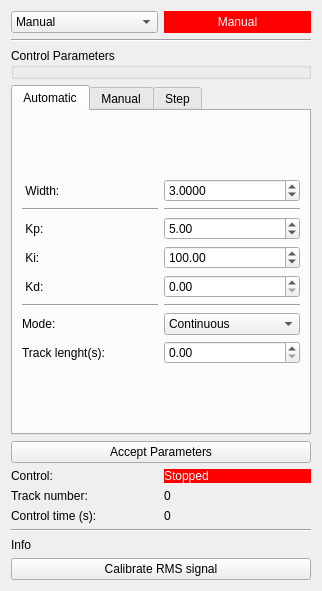
<?xml version="1.0" encoding="UTF-8"?>
<ui version="4.0">
 <class>Control</class>
 <widget class="QWidget" name="Control">
  <property name="geometry">
   <rect>
    <x>0</x>
    <y>0</y>
    <width>322</width>
    <height>591</height>
   </rect>
  </property>
  <property name="windowTitle">
   <string>Control</string>
  </property>
  <layout class="QVBoxLayout" name="verticalLayout">
   <item>
    <layout class="QHBoxLayout" name="horizontalLayout_2">
     <item>
      <widget class="QComboBox" name="btnMode">
       <item>
        <property name="text">
         <string>Manual</string>
        </property>
       </item>
       <item>
        <property name="text">
         <string>Automatic</string>
        </property>
       </item>
       <item>
        <property name="text">
         <string>Step</string>
        </property>
       </item>
      </widget>
     </item>
     <item>
      <widget class="QLabel" name="lblStatus">
       <property name="styleSheet">
        <string notr="true">background-color: rgb(255, 0, 0);
color: rgb(255, 255, 255);</string>
       </property>
       <property name="text">
        <string>Manual</string>
       </property>
       <property name="alignment">
        <set>Qt::AlignCenter</set>
       </property>
      </widget>
     </item>
    </layout>
   </item>
   <item>
    <widget class="Line" name="line_2">
     <property name="orientation">
      <enum>Qt::Horizontal</enum>
     </property>
    </widget>
   </item>
   <item>
    <widget class="QGroupBox" name="grpControl">
     <property name="title">
      <string>Control Parameters</string>
     </property>
     <layout class="QVBoxLayout" name="verticalLayout_2">
      <property name="leftMargin">
       <number>0</number>
      </property>
      <property name="topMargin">
       <number>6</number>
      </property>
      <property name="rightMargin">
       <number>6</number>
      </property>
      <property name="bottomMargin">
       <number>0</number>
      </property>
     </layout>
    </widget>
   </item>
   <item>
    <widget class="QTabWidget" name="tbParams">
     <property name="currentIndex">
      <number>0</number>
     </property>
     <widget class="QWidget" name="tab">
      <attribute name="title">
       <string>Automatic</string>
      </attribute>
      <layout class="QGridLayout" name="gridLayout_4">
       <item row="0" column="0">
        <layout class="QGridLayout" name="gridLayout_3">
         <item row="0" column="0">
          <widget class="QLabel" name="lblWidth">
           <property name="text">
            <string> Width:</string>
           </property>
          </widget>
         </item>
         <item row="0" column="1">
          <widget class="QDoubleSpinBox" name="sbWidth">
           <property name="decimals">
            <number>4</number>
           </property>
           <property name="maximum">
            <double>5000.000000000000000</double>
           </property>
           <property name="value">
            <double>3.000000000000000</double>
           </property>
          </widget>
         </item>
         <item row="4" column="0">
          <widget class="QLabel" name="lblKd">
           <property name="text">
            <string> Kd:</string>
           </property>
          </widget>
         </item>
         <item row="4" column="1">
          <widget class="QDoubleSpinBox" name="sbKd">
           <property name="enabled">
            <bool>true</bool>
           </property>
           <property name="maximum">
            <double>1000.000000000000000</double>
           </property>
          </widget>
         </item>
         <item row="2" column="1">
          <widget class="QDoubleSpinBox" name="sbKp">
           <property name="enabled">
            <bool>true</bool>
           </property>
           <property name="maximum">
            <double>1000.000000000000000</double>
           </property>
           <property name="value">
            <double>5.000000000000000</double>
           </property>
          </widget>
         </item>
         <item row="3" column="1">
          <widget class="QDoubleSpinBox" name="sbKi">
           <property name="enabled">
            <bool>true</bool>
           </property>
           <property name="maximum">
            <double>1000.000000000000000</double>
           </property>
           <property name="value">
            <double>100.000000000000000</double>
           </property>
          </widget>
         </item>
         <item row="3" column="0">
          <widget class="QLabel" name="lblKi">
           <property name="text">
            <string> Ki: </string>
           </property>
          </widget>
         </item>
         <item row="2" column="0">
          <widget class="QLabel" name="lblKp">
           <property name="text">
            <string> Kp: </string>
           </property>
          </widget>
         </item>
         <item row="7" column="1">
          <widget class="QDoubleSpinBox" name="sbTrack"/>
         </item>
         <item row="7" column="0">
          <widget class="QLabel" name="lblTrack_2">
           <property name="text">
            <string>Track lenght(s):</string>
           </property>
          </widget>
         </item>
         <item row="5" column="1">
          <widget class="Line" name="line_4">
           <property name="orientation">
            <enum>Qt::Horizontal</enum>
           </property>
          </widget>
         </item>
         <item row="5" column="0">
          <widget class="Line" name="line">
           <property name="orientation">
            <enum>Qt::Horizontal</enum>
           </property>
          </widget>
         </item>
         <item row="1" column="0">
          <widget class="Line" name="line_5">
           <property name="orientation">
            <enum>Qt::Horizontal</enum>
           </property>
          </widget>
         </item>
         <item row="1" column="1">
          <widget class="Line" name="line_6">
           <property name="orientation">
            <enum>Qt::Horizontal</enum>
           </property>
          </widget>
         </item>
         <item row="6" column="0">
          <widget class="QLabel" name="lblMode">
           <property name="text">
            <string>Mode:</string>
           </property>
          </widget>
         </item>
         <item row="6" column="1">
          <widget class="QComboBox" name="btnAuto">
           <item>
            <property name="text">
             <string>Continuous</string>
            </property>
           </item>
           <item>
            <property name="text">
             <string>Tracks</string>
            </property>
           </item>
          </widget>
         </item>
        </layout>
       </item>
      </layout>
     </widget>
     <widget class="QWidget" name="tab_2">
      <attribute name="title">
       <string>Manual</string>
      </attribute>
      <layout class="QVBoxLayout" name="verticalLayout_5">
       <item>
        <layout class="QGridLayout" name="gridLayout_2">
         <item row="0" column="1">
          <widget class="QDoubleSpinBox" name="sbPower">
           <property name="font">
            <font>
             <weight>50</weight>
             <bold>false</bold>
            </font>
           </property>
           <property name="suffix">
            <string> W</string>
           </property>
           <property name="decimals">
            <number>3</number>
           </property>
           <property name="maximum">
            <double>5000.000000000000000</double>
           </property>
           <property name="singleStep">
            <double>0.100000000000000</double>
           </property>
           <property name="value">
            <double>500.000000000000000</double>
           </property>
          </widget>
         </item>
         <item row="0" column="0">
          <widget class="QLabel" name="lblPower">
           <property name="font">
            <font>
             <weight>50</weight>
             <bold>false</bold>
            </font>
           </property>
           <property name="text">
            <string> Power:</string>
           </property>
          </widget>
         </item>
         <item row="1" column="1">
          <spacer name="verticalSpacer_2">
           <property name="orientation">
            <enum>Qt::Vertical</enum>
           </property>
           <property name="sizeHint" stdset="0">
            <size>
             <width>20</width>
             <height>40</height>
            </size>
           </property>
          </spacer>
         </item>
        </layout>
       </item>
      </layout>
     </widget>
     <widget class="QWidget" name="tab_3">
      <attribute name="title">
       <string>Step</string>
      </attribute>
      <layout class="QVBoxLayout" name="verticalLayout_4">
       <item>
        <layout class="QGridLayout" name="gridLayout">
         <item row="0" column="1">
          <widget class="QDoubleSpinBox" name="sbPower_2">
           <property name="font">
            <font>
             <weight>50</weight>
             <bold>false</bold>
            </font>
           </property>
           <property name="suffix">
            <string> V</string>
           </property>
           <property name="decimals">
            <number>3</number>
           </property>
           <property name="maximum">
            <double>10.000000000000000</double>
           </property>
           <property name="singleStep">
            <double>0.100000000000000</double>
           </property>
           <property name="value">
            <double>10.000000000000000</double>
           </property>
          </widget>
         </item>
         <item row="1" column="1">
          <widget class="QDoubleSpinBox" name="sbTime">
           <property name="value">
            <double>4.000000000000000</double>
           </property>
          </widget>
         </item>
         <item row="0" column="0">
          <widget class="QLabel" name="lblPower_2">
           <property name="font">
            <font>
             <weight>50</weight>
             <bold>false</bold>
            </font>
           </property>
           <property name="text">
            <string> Power:</string>
           </property>
          </widget>
         </item>
         <item row="1" column="0">
          <widget class="QLabel" name="lblTime">
           <property name="text">
            <string>Trigger time(s)</string>
           </property>
          </widget>
         </item>
         <item row="2" column="1">
          <spacer name="verticalSpacer_3">
           <property name="orientation">
            <enum>Qt::Vertical</enum>
           </property>
           <property name="sizeHint" stdset="0">
            <size>
             <width>20</width>
             <height>40</height>
            </size>
           </property>
          </spacer>
         </item>
        </layout>
       </item>
      </layout>
     </widget>
    </widget>
   </item>
   <item>
    <widget class="QPushButton" name="btnControl">
     <property name="text">
      <string>Accept Parameters</string>
     </property>
    </widget>
   </item>
   <item>
    <layout class="QGridLayout" name="gridLayout_7">
     <item row="0" column="0">
      <widget class="QLabel" name="lblControl_2">
       <property name="text">
        <string>Control:</string>
       </property>
      </widget>
     </item>
     <item row="0" column="1">
      <widget class="QLabel" name="lblControl">
       <property name="styleSheet">
        <string notr="true">background-color: rgb(255, 0, 0);
color: rgb(255, 255, 255);</string>
       </property>
       <property name="text">
        <string>Stopped</string>
       </property>
      </widget>
     </item>
     <item row="2" column="0">
      <widget class="QLabel" name="lblLenght">
       <property name="text">
        <string>Control time (s):</string>
       </property>
      </widget>
     </item>
     <item row="2" column="1">
      <widget class="QLabel" name="lblTime_2">
       <property name="text">
        <string>0</string>
       </property>
       <property name="textFormat">
        <enum>Qt::AutoText</enum>
       </property>
      </widget>
     </item>
     <item row="1" column="0">
      <widget class="QLabel" name="lblTrack">
       <property name="text">
        <string>Track number:</string>
       </property>
      </widget>
     </item>
     <item row="1" column="1">
      <widget class="QLabel" name="lblNumber">
       <property name="text">
        <string>0</string>
       </property>
      </widget>
     </item>
    </layout>
   </item>
   <item>
    <widget class="Line" name="line_3">
     <property name="orientation">
      <enum>Qt::Horizontal</enum>
     </property>
    </widget>
   </item>
   <item>
    <widget class="QLabel" name="lblInfo">
     <property name="text">
      <string>Info</string>
     </property>
     <property name="textFormat">
      <enum>Qt::RichText</enum>
     </property>
     <property name="wordWrap">
      <bool>true</bool>
     </property>
    </widget>
   </item>
   <item>
    <widget class="QPushButton" name="btnCalibrate">
     <property name="text">
      <string>Calibrate RMS signal</string>
     </property>
    </widget>
   </item>
  </layout>
 </widget>
 <resources/>
 <connections/>
</ui>
